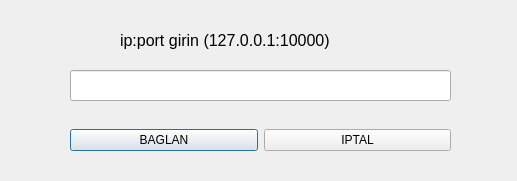
<?xml version="1.0" encoding="UTF-8"?>
<ui version="4.0">
 <class>Baglanti</class>
 <widget class="QDialog" name="Baglanti">
  <property name="geometry">
   <rect>
    <x>0</x>
    <y>0</y>
    <width>517</width>
    <height>181</height>
   </rect>
  </property>
  <property name="minimumSize">
   <size>
    <width>517</width>
    <height>181</height>
   </size>
  </property>
  <property name="maximumSize">
   <size>
    <width>517</width>
    <height>181</height>
   </size>
  </property>
  <property name="windowTitle">
   <string>BAĞLAN</string>
  </property>
  <widget class="QWidget" name="horizontalLayoutWidget">
   <property name="geometry">
    <rect>
     <x>70</x>
     <y>120</y>
     <width>381</width>
     <height>41</height>
    </rect>
   </property>
   <layout class="QHBoxLayout" name="horizontalLayout">
    <item>
     <widget class="QPushButton" name="btn_pos">
      <property name="text">
       <string>BAGLAN</string>
      </property>
     </widget>
    </item>
    <item>
     <widget class="QPushButton" name="btn_neg">
      <property name="text">
       <string>IPTAL</string>
      </property>
     </widget>
    </item>
   </layout>
  </widget>
  <widget class="QLabel" name="label_ip_port">
   <property name="geometry">
    <rect>
     <x>120</x>
     <y>20</y>
     <width>281</width>
     <height>41</height>
    </rect>
   </property>
   <property name="font">
    <font>
     <pointsize>12</pointsize>
    </font>
   </property>
   <property name="text">
    <string>ip:port girin (127.0.0.1:10000)</string>
   </property>
   <property name="wordWrap">
    <bool>true</bool>
   </property>
  </widget>
  <widget class="QLineEdit" name="edit_ip_port">
   <property name="geometry">
    <rect>
     <x>70</x>
     <y>70</y>
     <width>381</width>
     <height>31</height>
    </rect>
   </property>
  </widget>
 </widget>
 <resources/>
 <connections/>
</ui>
